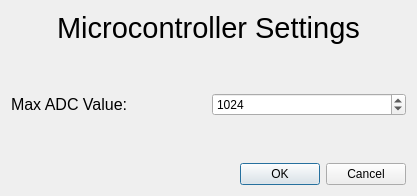
<?xml version="1.0" encoding="UTF-8"?>
<ui version="4.0">
 <class>MicrocontrollerSettings</class>
 <widget class="QDialog" name="MicrocontrollerSettings">
  <property name="geometry">
   <rect>
    <x>0</x>
    <y>0</y>
    <width>417</width>
    <height>196</height>
   </rect>
  </property>
  <property name="windowTitle">
   <string>Microcontroller Settings</string>
  </property>
  <property name="windowIcon">
   <iconset resource="../icons/icons.qrc">
    <normaloff>:/icons/settings.svg</normaloff>:/icons/settings.svg</iconset>
  </property>
  <layout class="QVBoxLayout" name="verticalLayout">
   <item alignment="Qt::AlignHCenter">
    <widget class="QLabel" name="label">
     <property name="sizePolicy">
      <sizepolicy hsizetype="Expanding" vsizetype="Fixed">
       <horstretch>0</horstretch>
       <verstretch>0</verstretch>
      </sizepolicy>
     </property>
     <property name="font">
      <font>
       <family>Liberation Sans</family>
       <pointsize>22</pointsize>
      </font>
     </property>
     <property name="text">
      <string>Microcontroller Settings</string>
     </property>
     <property name="alignment">
      <set>Qt::AlignLeading|Qt::AlignLeft|Qt::AlignTop</set>
     </property>
     <property name="wordWrap">
      <bool>false</bool>
     </property>
    </widget>
   </item>
   <item>
    <spacer name="verticalSpacer_2">
     <property name="orientation">
      <enum>Qt::Vertical</enum>
     </property>
     <property name="sizeHint" stdset="0">
      <size>
       <width>20</width>
       <height>40</height>
      </size>
     </property>
    </spacer>
   </item>
   <item>
    <layout class="QHBoxLayout" name="horizontalLayout">
     <item>
      <widget class="QLabel" name="label_2">
       <property name="font">
        <font>
         <pointsize>12</pointsize>
        </font>
       </property>
       <property name="toolTip">
        <string>&lt;html&gt;&lt;head/&gt;&lt;body&gt;&lt;p&gt;The maximum Value the ADC (Analog-Digital Converter) of your Board.&lt;/p&gt;&lt;p&gt;Usually 1024 for Arduino Boards or 4096 for esp32 Boards.&lt;/p&gt;&lt;/body&gt;&lt;/html&gt;</string>
       </property>
       <property name="text">
        <string>Max ADC Value:</string>
       </property>
      </widget>
     </item>
     <item>
      <widget class="QSpinBox" name="adcSpin">
       <property name="toolTip">
        <string>&lt;html&gt;&lt;head/&gt;&lt;body&gt;&lt;p&gt;The Value must be a power of 2 (e.g. 1024)&lt;/p&gt;&lt;/body&gt;&lt;/html&gt;</string>
       </property>
       <property name="maximum">
        <number>8192</number>
       </property>
       <property name="value">
        <number>1024</number>
       </property>
      </widget>
     </item>
    </layout>
   </item>
   <item>
    <spacer name="verticalSpacer">
     <property name="orientation">
      <enum>Qt::Vertical</enum>
     </property>
     <property name="sizeHint" stdset="0">
      <size>
       <width>20</width>
       <height>40</height>
      </size>
     </property>
    </spacer>
   </item>
   <item>
    <widget class="QDialogButtonBox" name="buttonBox">
     <property name="orientation">
      <enum>Qt::Horizontal</enum>
     </property>
     <property name="standardButtons">
      <set>QDialogButtonBox::Cancel|QDialogButtonBox::Ok</set>
     </property>
    </widget>
   </item>
  </layout>
 </widget>
 <resources>
  <include location="../icons/icons.qrc"/>
 </resources>
 <connections>
  <connection>
   <sender>buttonBox</sender>
   <signal>rejected()</signal>
   <receiver>MicrocontrollerSettings</receiver>
   <slot>reject()</slot>
   <hints>
    <hint type="sourcelabel">
     <x>316</x>
     <y>260</y>
    </hint>
    <hint type="destinationlabel">
     <x>286</x>
     <y>274</y>
    </hint>
   </hints>
  </connection>
 </connections>
</ui>
